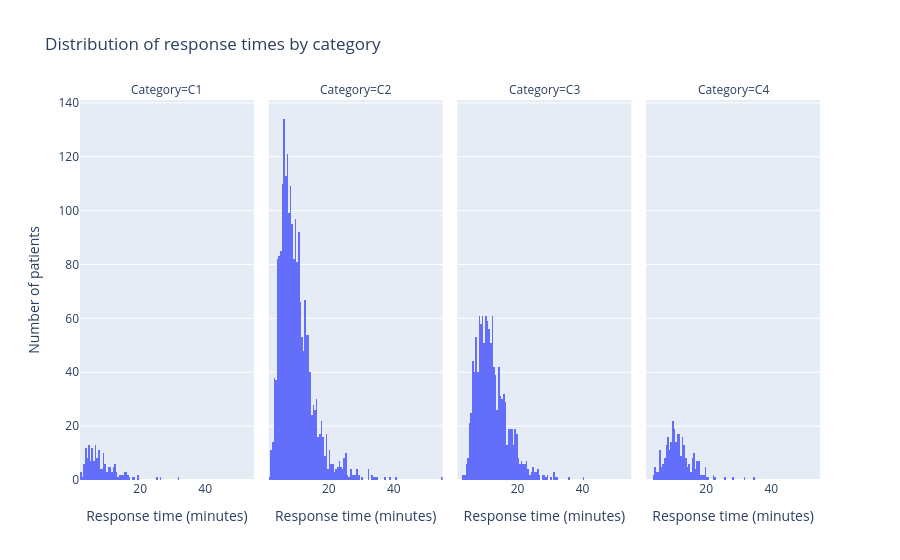

Notebook cell for this chart:
### Markdown cell above
### Example plot: distribution of response times by response category

This is an example taking results from a single model instance, and plotting distribution of response times observed during that run.

### Code cell
df = pd.DataFrame(
    {
        "response_time": [p.response_time for p in model.patients],
        "category": [p.category for p in model.patients],
    }
)

fig = px.histogram(
    df,
    x="response_time",
    facet_col="category",
    category_orders={"category": ["C1", "C2", "C3", "C4"]},
    labels={
        "response_time": "Response time (minutes)",
        "category": "Category",
    },
    title="Distribution of response times by category",
)

fig.layout.yaxis.title.text = "Number of patients"

fig.show()

### Figure 1 — Plotly figure (JSON) as saved in the notebook; plotly's stock layout.template omitted (floating-point values rounded to 4 significant figures; data arrays with more than 128 entries replaced by an {"elided": "..."} marker saying what was removed)
{"data": [{"bingroup": "x", "hovertemplate": "Category=C1<br>Response time (minutes)=%{x}<br>count=%{y}<extra></extra>", "legendgroup": "", "marker": {"color": "#636efa", "pattern": {"shape": ""}}, "name": "", "orientation": "v", "showlegend": false, "type": "histogram", "x": {"elided": "178 float values"}, "xaxis": "x", "yaxis": "y"}, {"bingroup": "x", "hovertemplate": "Category=C2<br>Response time (minutes)=%{x}<br>count=%{y}<extra></extra>", "legendgroup": "", "marker": {"color": "#636efa", "pattern": {"shape": ""}}, "name": "", "orientation": "v", "showlegend": false, "type": "histogram", "x": {"elided": "2180 float values"}, "xaxis": "x2", "yaxis": "y2"}, {"bingroup": "x", "hovertemplate": "Category=C3<br>Response time (minutes)=%{x}<br>count=%{y}<extra></extra>", "legendgroup": "", "marker": {"color": "#636efa", "pattern": {"shape": ""}}, "name": "", "orientation": "v", "showlegend": false, "type": "histogram", "x": {"elided": "1232 float values"}, "xaxis": "x3", "yaxis": "y3"}, {"bingroup": "x", "hovertemplate": "Category=C4<br>Response time (minutes)=%{x}<br>count=%{y}<extra></extra>", "legendgroup": "", "marker": {"color": "#636efa", "pattern": {"shape": ""}}, "name": "", "orientation": "v", "showlegend": false, "type": "histogram", "x": {"elided": "302 float values"}, "xaxis": "x4", "yaxis": "y4"}], "layout": {"annotations": [{"font": {}, "showarrow": false, "text": "Category=C1", "x": 0.1175, "xanchor": "center", "xref": "paper", "y": 1, "yanchor": "bottom", "yref": "paper"}, {"font": {}, "showarrow": false, "text": "Category=C2", "x": 0.3725, "xanchor": "center", "xref": "paper", "y": 1, "yanchor": "bottom", "yref": "paper"}, {"font": {}, "showarrow": false, "text": "Category=C3", "x": 0.6275, "xanchor": "center", "xref": "paper", "y": 1, "yanchor": "bottom", "yref": "paper"}, {"font": {}, "showarrow": false, "text": "Category=C4", "x": 0.8825, "xanchor": "center", "xref": "paper", "y": 1, "yanchor": "bottom", "yref": "paper"}], "barmode": "relative", "legend": {"tracegroupgap": 0}, "title": {"text": "Distribution of response times by category"}, "xaxis": {"anchor": "y", "domain": [0, 0.235], "title": {"text": "Response time (minutes)"}}, "xaxis2": {"anchor": "y2", "domain": [0.255, 0.49], "matches": "x", "title": {"text": "Response time (minutes)"}}, "xaxis3": {"anchor": "y3", "domain": [0.51, 0.745], "matches": "x", "title": {"text": "Response time (minutes)"}}, "xaxis4": {"anchor": "y4", "domain": [0.765, 1], "matches": "x", "title": {"text": "Response time (minutes)"}}, "yaxis": {"anchor": "x", "domain": [0, 1], "title": {"text": "Number of patients"}}, "yaxis2": {"anchor": "x2", "domain": [0, 1], "matches": "y", "showticklabels": false}, "yaxis3": {"anchor": "x3", "domain": [0, 1], "matches": "y", "showticklabels": false}, "yaxis4": {"anchor": "x4", "domain": [0, 1], "matches": "y", "showticklabels": false}}}
